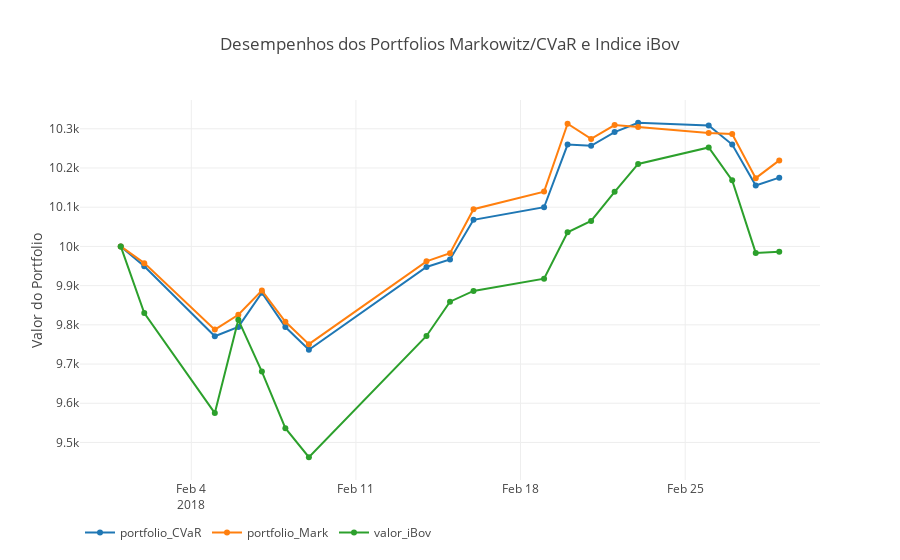

Source (notebook cell):
### Code cell
plotscatter(port_df,yaxis='Valor do Portfolio',title='Desempenhos dos Portfolios Markowitz/CVaR e Indice iBov')
